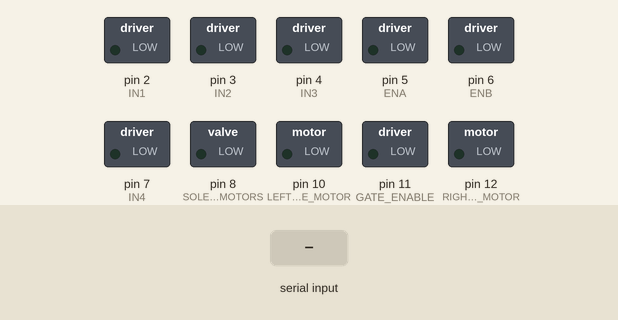
A sketch run on a simulated Arduino Uno, built with avr-gcc and run on an emulated ATmega328P. On the bench: switched loads named in the sketch (green lamp = pin HIGH). The inputs (shaded band) are chosen by the test bench.

Above: at 1.2 s.
1.3 s: byte 70 (MOVE_FORWARD) received over Serial
At 2.5 s:
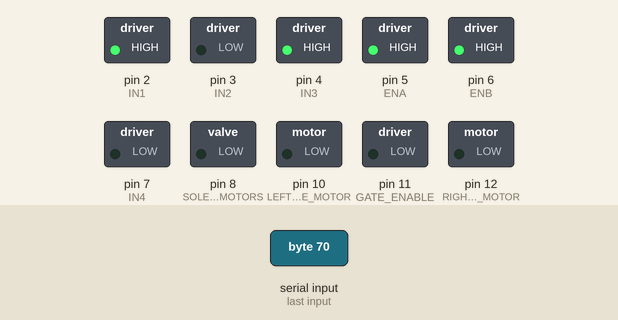
2.8 s: byte 66 (MOVE_BACKWARD) received over Serial
At 3.7 s:
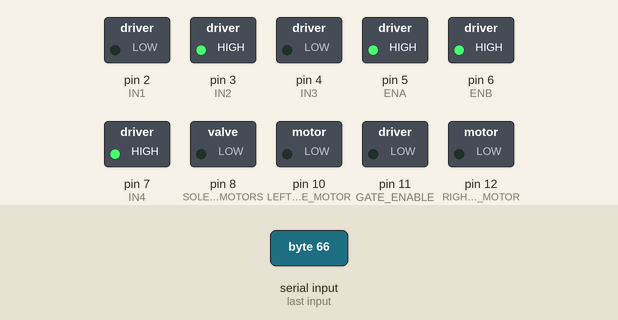
4.3 s: byte 76 (MOVE_LEFT) received over Serial
At 4.9 s:
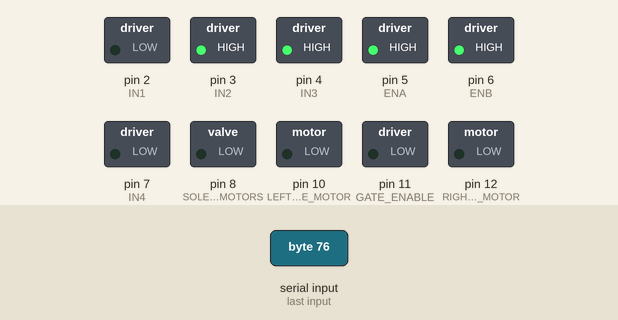
5.8 s: byte 82 (MOVE_RIGHT) received over Serial
At 7.0 s:
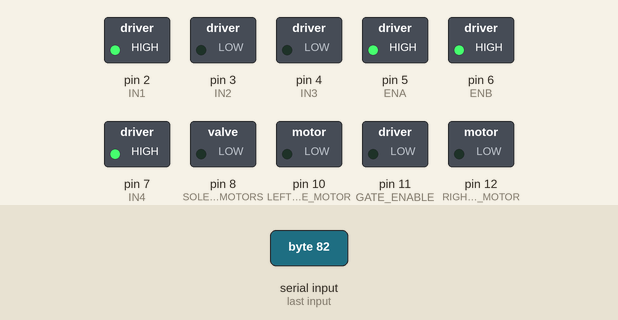
7.3 s: byte 83 (STOP) received over Serial
At 8.4 s:
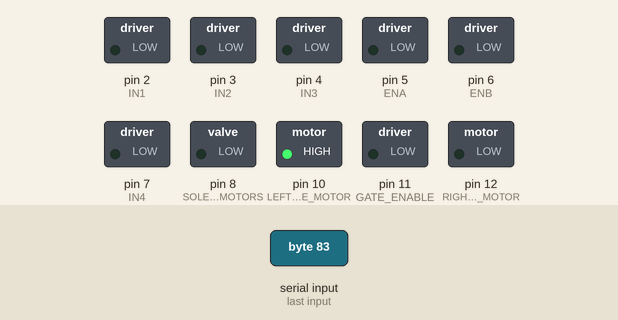
8.8 s: byte 85 (GATES_UP) received over Serial
At 9.5 s:
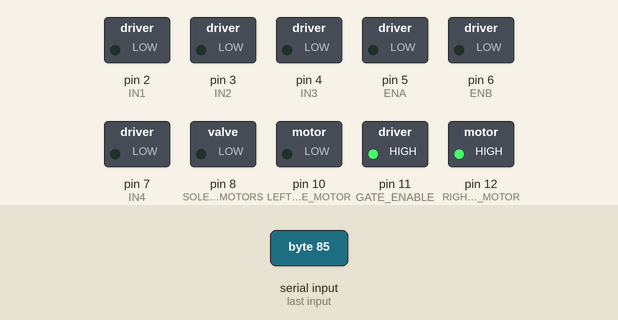
Timing chart, 0 to 11.3 s (numbered marks = the images above; inputs shaded):
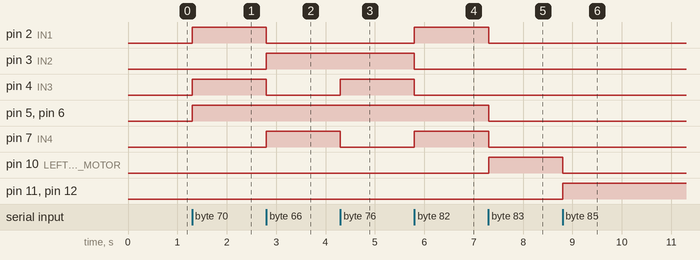

The sketch:

Carlogic.ino
```cpp
/* MACROS FOR MANUAL MODE*/
#define MOVE_FORWARD   'F'
#define MOVE_BACKWARD  'B'
#define MOVE_LEFT      'L'
#define MOVE_RIGHT     'R'
#define STOP           'S'
#define GATES_UP       'U'
#define SIGMA_SHOOT    'X'
#define GATES_DOWN     'D'
#define AUTOMATIC_MODE 'A'
#define MANUAL_MODE    'a'
#define DONE_SHOOTING  'Y'
/* MOTORs Speed */
#define MAX_SPEED              255  // Maximum speed for motors
#define ROTATE_SPEED           120
#define LINE_FOLLOWER_SPEED    100
//#define BASE_SPEED             180 // Base speed for straight movement
/* NEEDED Parameters for PID Algorithm */
/* Parameters for PID Algorithm */
#define KP 0.8   // Proportional constant
#define KD 0.2   // Derivative constant
#define KI 0.001  // Integral constant
//-----------------------------------------------------------------
/* MACROS FOR PINS */
/* MOTOR PINS */
#define IN1 2
#define IN2 3
#define IN3 4
#define IN4 7
#define ENA 5
#define ENB 6
//-----------------------------------------------------------------
/* IR Sensors Pins ( Random Numbers ) */
//#define FAR_RIGHT_IR_SENSOR 5       // single module
//#define FAR_LEFT_IR_SENSOR  6      //  single module
#define RIGHT_IR_SENSOR     A1     //   triple module
#define CENTER_IR_SENSOR    A2    //    triple module
#define LEFT_IR_SENSOR     A0   //     triple module
// To get IR Reading
//unsigned char FAR_RIGHT_IR , FAR_LEFT_IR;
unsigned char CENTER_IR, RIGHT_IR, LEFT_IR;
// Idicating that the following is the IR Sensor Reading
#define BLACK HIGH
#define WHITE LOW
//-----------------------------------------------------------------
// Mechanism Motors
// Gates
#define RIGHT_CABLE_GATE_MOTOR 12   // IN 1 ( Taraf mn El Motors )
#define LEFT_CABLE_GATE_MOTOR  10  //  IN 3 ( Taraf mn El Motors )
#define GATE_ENABLE 11
// Sigma Shoot
//#define RIGHT_SOLENOID_MOTOR   9   // ( Taraf mn El Motors )
//#define LEFT_SOLENOID_MOTOR   8  //  ( Taraf mn El Motors )
#define SOLENOID_MOTORS     8 // ( Taraf mn El Motors )
//-----------------------------------------------------------------
// Checking Chars
// Check if i'm in automatic mode or not
bool AutoMode = false;
// Direction ( Car Movement )
char Direction;
// check the case to change from manual to auto and vice versa
char cases;
//-----------------------------------------------------------------
/* PID Algorithm Variables*/
// PID variables
float previousError = 0;
float integral = 0;
float error;
int correction;
// Change Motors speed
int LEFT_MOTOR_SPEED ;
int RIGHT_MOTOR_SPEED ;
// Calculate PID terms
float P;
float D;
float I;
/* IR Analog Reading */
int LEFT_IR_ANALOG;
int RIGHT_IR_ANALOG ;
//-----------------------------------------------------------------
void setup() {
  Serial.begin(9600);
  //-----------------------------------------------------------------
  /* IR Sensors Initialization */
  //pinMode(FAR_RIGHT_IR_SENSOR, INPUT);
  //pinMode(FAR_LEFT_IR_SENSOR, INPUT);
  pinMode(RIGHT_IR_SENSOR, INPUT);
  pinMode(CENTER_IR_SENSOR, INPUT);
  pinMode(LEFT_IR_SENSOR, INPUT);
  //-----------------------------------------------------------------
  /* MOTOR INITIALIZATION */
  // Initialize motor driver pins as outputs
  pinMode(IN1, OUTPUT);
  pinMode(IN2, OUTPUT);
  pinMode(IN3, OUTPUT);
  pinMode(IN4, OUTPUT);
  pinMode(ENA, OUTPUT);
  pinMode(ENB, OUTPUT);
  stope();
  //-----------------------------------------------------------------
  // Mechanism Motors
  pinMode(SOLENOID_MOTORS, OUTPUT);
  //pinMode(RIGHT_SOLENOID_MOTOR, OUTPUT);
  //pinMode(LEFT_SOLENOID_MOTOR, OUTPUT);
  pinMode(RIGHT_CABLE_GATE_MOTOR, OUTPUT);
  pinMode(LEFT_CABLE_GATE_MOTOR, OUTPUT);
  pinMode(GATE_ENABLE,OUTPUT);
  //-----------------------------------------------------------------
}
//-----------------------------------------------------------------
 void loop() {
//--------------------------------------------------------------------------------------
/* =================================== Manual Mode =================================== */
//--------------------------------------------------------------------------------------
   if(Serial.available()){
        Direction = Serial.read();
        switch(Direction){
          // Move Forward
          case MOVE_FORWARD :
          {
            forward(MAX_SPEED);
            break;
          }
          // Move Back
          case MOVE_BACKWARD :
          {
            Back(MAX_SPEED);
            break;
          }
          // Move Left
          case MOVE_LEFT:
          {
            Left(MAX_SPEED);
            break;
          }
          // Move Right
          case MOVE_RIGHT :
          {
            Right(MAX_SPEED);
            break;
          }
          // At Release the buttons car stop
          case STOP :
          {
            stope();
            stopGates();
            break;
          }
          // Turn To Auto Mode ( Line Follower )
          case AUTOMATIC_MODE :
          {
            AutoMode = true;
            break;
          }
          // Mechanisms
          case GATES_UP :
          {
            gatesUp();
            break;
          }
          case GATES_DOWN :
          {
            gatesDown();
            break;
          }
          //Shoot Mechanism
          case SIGMA_SHOOT:{
            sigmaShoot();
            break;
          }
          case DONE_SHOOTING :{
            Done_Shooting();
            break;
          }
      }
     }
//--------------------------------------------------------------------------------------
/* ================================= Automatic Mode ================================= */
//--------------------------------------------------------------------------------------
    while (AutoMode){

      /*FAR_RIGHT_IR = digitalRead(FAR_RIGHT_IR_SENSOR);
      FAR_LEFT_IR  = digitalRead(LEFT_RIGHT_IR_SENSOR);*/
      RIGHT_IR     = digitalRead(RIGHT_IR_SENSOR);
      LEFT_IR      = digitalRead(LEFT_IR_SENSOR);
      CENTER_IR    = digitalRead(CENTER_IR_SENSOR);
      //-----------------------------------------------------------------
      if((CENTER_IR == BLACK) && (RIGHT_IR == WHITE) && (LEFT_IR == WHITE))
      {
        forward(LINE_FOLLOWER_SPEED);
      }
      else if((CENTER_IR == WHITE) && (RIGHT_IR == BLACK) && (LEFT_IR == WHITE))
      {
        while(CENTER_IR == WHITE)
        {
          Right(ROTATE_SPEED);
          CENTER_IR    = digitalRead(CENTER_IR_SENSOR);
        }
      }
      else if((CENTER_IR == WHITE) && (RIGHT_IR == WHITE) && (LEFT_IR == BLACK))
      {
        while(CENTER_IR == WHITE)
        {
          Left(ROTATE_SPEED);
          CENTER_IR    = digitalRead(CENTER_IR_SENSOR);
        }
      }
      else if((CENTER_IR == BLACK) && (RIGHT_IR == BLACK) && (LEFT_IR == WHITE))
      {
        do{
          Right(ROTATE_SPEED);
          CENTER_IR    = digitalRead(CENTER_IR_SENSOR);
        }while(CENTER_IR == WHITE);
      }
      else if((CENTER_IR == BLACK) && (RIGHT_IR == WHITE) && (LEFT_IR == BLACK))
      {
        do{
          Left(ROTATE_SPEED);
          CENTER_IR    = digitalRead(CENTER_IR_SENSOR);
        }while(CENTER_IR == WHITE);
      }
      else{
        stope();
      }
      // -----------------------------------------------------------------
      /* PID Algorithm */
      /*LEFT_IR_ANALOG  = analogRead(LEFT_IR_SENSOR);
      RIGHT_IR_ANALOG = analogRead(RIGHT_IR_SENSOR);
      //-----------------------------------------------------------------
      // Calculate error
      error = LEFT_IR_ANALOG - RIGHT_IR_ANALOG;
      //-----------------------------------------------------------------
      // Calculate PID terms
      P = KP * error;
      D = KD * (error - previousError);
      integral += error;
      I = KI * integral;
      //-----------------------------------------------------------------
      // Calculate PID control output
      correction = P + I + D;
      //-----------------------------------------------------------------
      // Calculate motor speeds
      LEFT_MOTOR_SPEED  = BASE_SPEED + correction;
      RIGHT_MOTOR_SPEED = BASE_SPEED - correction;
      //-----------------------------------------------------------------
      // Constrain motor speeds to avoid overflow
      LEFT_MOTOR_SPEED = constrain(LEFT_MOTOR_SPEED, 0, MAX_SPEED);
      RIGHT_MOTOR_SPEED = constrain(RIGHT_MOTOR_SPEED, 0, MAX_SPEED);
      //-----------------------------------------------------------------
      // Apply speeds to motors
      digitalWrite(IN1,HIGH);
      digitalWrite(IN2,LOW);
      digitalWrite(IN3,HIGH);
      digitalWrite(IN4,LOW);
      /* Check Which EN Is Right and which is Left*/
      /*analogWrite(ENA,LEFT_MOTOR_SPEED);
      analogWrite(ENB,RIGHT_MOTOR_SPEED);
      //-----------------------------------------------------------------
      // Update previous error
      previousError = error;
      //-----------------------------------------------------------------
      // stability
      delay(10);*/
      //-----------------------------------------------------------------
      // Checking if there's input that change it from auto to manual
      cases = Serial.read();
      if(cases == MANUAL_MODE){
        AutoMode = false;
        stope();
        break;
      }
      //-----------------------------------------------------------------
    }
  }
void forward(unsigned char speed)
{
  digitalWrite(IN1,HIGH);
  digitalWrite(IN2,LOW);
  digitalWrite(IN3,HIGH);
  digitalWrite(IN4,LOW);
  analogWrite(ENA,speed);
  analogWrite(ENB,speed);
}
//-----------------------------------------------------------------
void Back(unsigned char speed)
{
  digitalWrite(IN1,LOW);
  digitalWrite(IN2,HIGH);
  digitalWrite(IN3,LOW);
  digitalWrite(IN4,HIGH);
  analogWrite(ENA,speed);
  analogWrite(ENB,speed);
}
//-----------------------------------------------------------------
void Left(unsigned char speed)
{
  digitalWrite(IN1,LOW);
  digitalWrite(IN2,HIGH);
  digitalWrite(IN3,HIGH);
  digitalWrite(IN4,LOW);
  analogWrite(ENA,speed);
  analogWrite(ENB,speed);
}
//-----------------------------------------------------------------
void Right(unsigned char speed)
{
  digitalWrite(IN1,HIGH);
  digitalWrite(IN2,LOW);
  digitalWrite(IN3,LOW);
  digitalWrite(IN4,HIGH);
  analogWrite(ENA,speed);
  analogWrite(ENB,speed);
}
//-----------------------------------------------------------------
void stope()
{
  digitalWrite(IN1,LOW);
  digitalWrite(IN2,LOW);
  digitalWrite(IN3,LOW);
  digitalWrite(IN4,LOW);
  analogWrite(ENA,0);
  analogWrite(ENB,0);
}
//-----------------------------------------------------------------
void sigmaShoot()
{
  digitalWrite(SOLENOID_MOTORS,HIGH);
  //digitalWrite(RIGHT_SOLENOID_MOTOR,HIGH);
  //digitalWrite(LEFT_SOLENOID_MOTOR,HIGH);
}
//-----------------------------------------------------------------
void Done_Shooting(){

  digitalWrite(SOLENOID_MOTORS,LOW);
  //digitalWrite(RIGHT_SOLENOID_MOTOR,LOW);
  //digitalWrite(LEFT_SOLENOID_MOTOR,LOW);
}
//-----------------------------------------------------------------
void gatesUp()
{
  digitalWrite(RIGHT_CABLE_GATE_MOTOR,HIGH);
  digitalWrite(LEFT_CABLE_GATE_MOTOR,LOW);
  analogWrite(GATE_ENABLE,255);
}
//-----------------------------------------------------------------
void gatesDown()
{
    digitalWrite(RIGHT_CABLE_GATE_MOTOR,LOW);
    digitalWrite(LEFT_CABLE_GATE_MOTOR,HIGH);
    analogWrite(GATE_ENABLE,255);
}
void stopGates(){
    digitalWrite(RIGHT_CABLE_GATE_MOTOR,LOW);
    digitalWrite(LEFT_CABLE_GATE_MOTOR,HIGH);
    analogWrite(GATE_ENABLE,0);
}
```

Measured:
- after the input at 1.3 s, pin 2 (IN1), pin 4 (IN3), pin 5 (ENA), pin 6 (ENB): LOW → HIGH at once
- after the input at 2.8 s, pin 2 (IN1), pin 4 (IN3): HIGH → LOW at once; pin 3 (IN2), pin 7 (IN4): LOW → HIGH at once
- after the input at 4.3 s, pin 4 (IN3): LOW → HIGH at once; pin 7 (IN4): HIGH → LOW at once
- after the input at 5.8 s, pin 2 (IN1), pin 7 (IN4): LOW → HIGH at once; pin 3 (IN2), pin 4 (IN3): HIGH → LOW at once
- after the input at 7.3 s, pin 2 (IN1), pin 5 (ENA), pin 6 (ENB), pin 7 (IN4): HIGH → LOW at once; pin 10 (LEFT_CABLE_GATE_MOTOR): LOW → HIGH at once
- after the input at 8.8 s, pin 10 (LEFT_CABLE_GATE_MOTOR): HIGH → LOW at once; pin 11 (GATE_ENABLE), pin 12 (RIGHT_CABLE_GATE_MOTOR): LOW → HIGH at once
